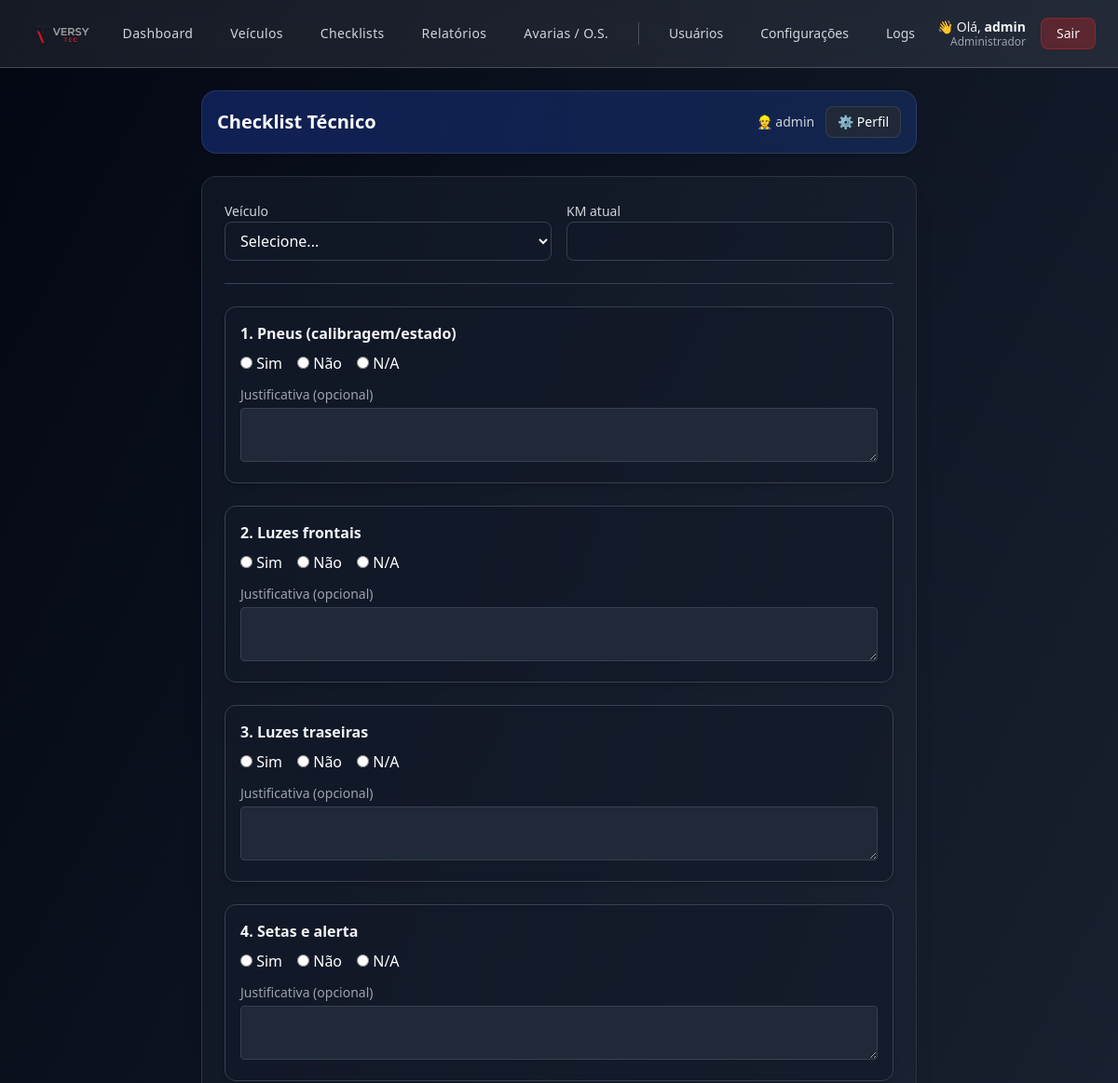
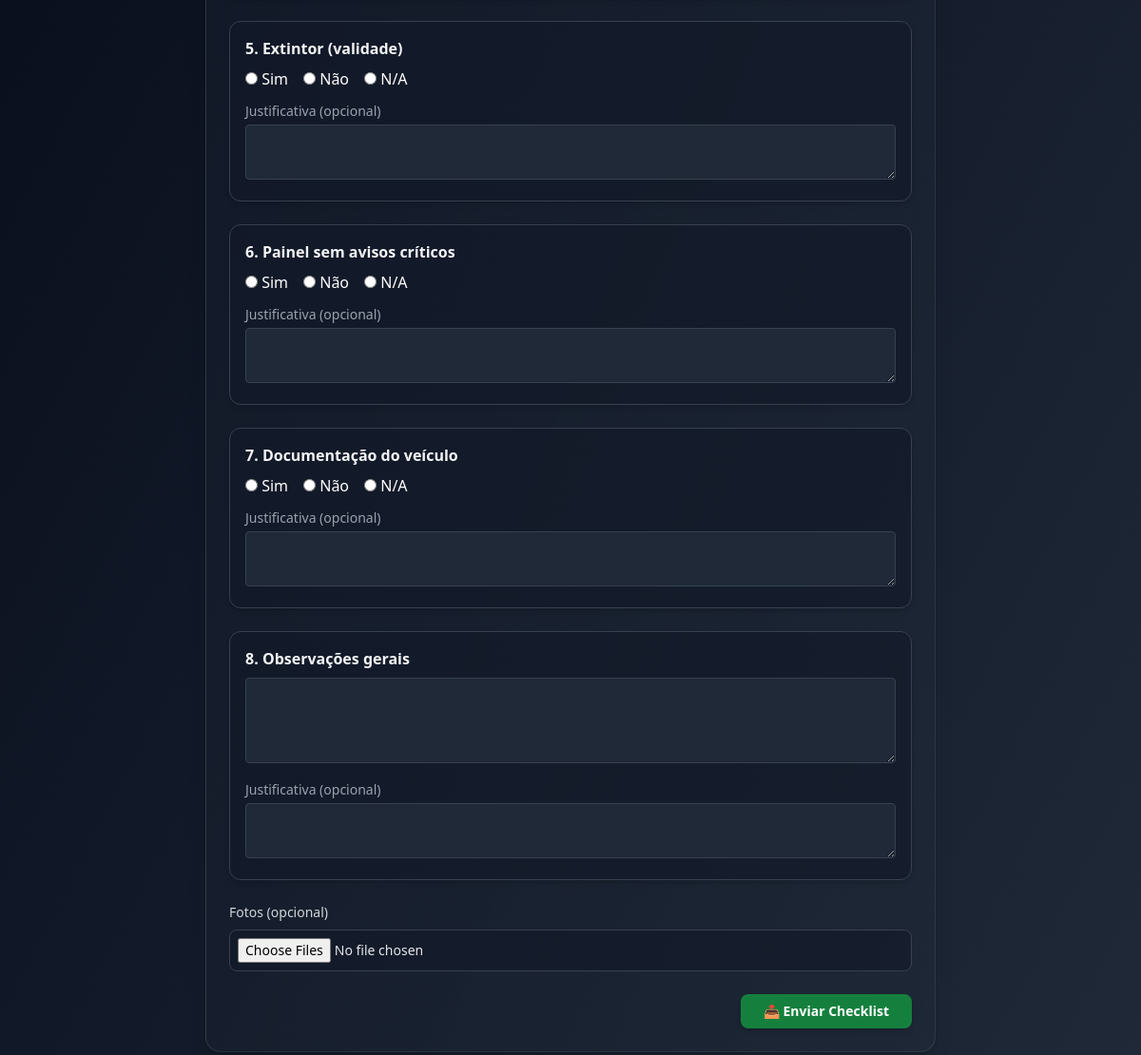
The page /checklist (signed in) on the database its author committed (2 pictures, top to bottom).
### app.py (models this page shows, shortened)
class User(UserMixin, db.Model):
    __tablename__ = "user"
    id = db.Column(db.Integer, primary_key=True)
    username = db.Column(db.String(80), unique=True, nullable=False)
    password_hash = db.Column(db.String(255), nullable=False)
    is_admin_legacy = db.Column("is_admin", db.Boolean, default=False)
    role = db.Column(db.String(20), default=None)
    @property
    def is_admin(self):
        if self.role is None:
            return bool(self.is_admin_legacy)
        return self.role == "admin"
    @property
    def is_supervisor(self):
        return self.role == "supervisor"
    @property
    def is_tech(self):
        if self.role is None and not self.is_admin_legacy:
            return True
        return self.role == "tech"
    @property
    def is_manutencao(self):
        return self.role == "manutencao"

class ChecklistItem(db.Model):
    __tablename__ = "checklist_item"
    id = db.Column(db.Integer, primary_key=True)
    order = db.Column(db.Integer, default=0)
    text = db.Column(db.String(255), nullable=False)
    required = db.Column(db.Boolean, default=True)
    require_justif_no = db.Column(db.Boolean, default=False)
    type = db.Column(db.String(50), default="texto_curto")
    options = db.Column(db.Text)

### app.py (the view, shortened to what this page needs)
@app.route("/checklist", methods=["GET", "POST"])
@login_required
def checklist_mobile():
    vehicles = Vehicle.query.order_by(Vehicle.plate.asc()).all()
    items_qs = ChecklistItem.query.order_by(ChecklistItem.order.asc()).all()
    success = False
    config = SystemConfig.query.first()
    mode = config.mode if config else "start_only"
    return render_template("checklist_mobile.html", vehicles=vehicles, items=items_qs, success=success)

### app.py (called while the page is built)
@login_manager.user_loader
def load_user(uid):
    return User.query.get(int(uid))

@app.context_processor
def inject_role_flags():
    return dict(
        ROLE_ADMIN=(current_user.is_authenticated and current_user.is_admin),
        ROLE_SUPERVISOR=(current_user.is_authenticated and current_user.is_supervisor),
        ROLE_TECH=(current_user.is_authenticated and current_user.is_tech),
        ROLE_MANUTENCAO=(current_user.is_authenticated and current_user.is_manutencao),
    )

### templates/checklist_mobile.html (shortened to what this page needs)
{% extends 'layout.html' %}
{% set page_title = "Checklist Técnico" %}
{% block content %}
<div class="max-w-3xl mx-auto space-y-6">
  <div class="flex items-center justify-between bg-gradient-to-r from-blue-800/40 to-blue-600/20 p-4 rounded-2xl border border-white/10 shadow">
    <h2 class="text-xl font-semibold text-white flex items-center gap-2">
      Checklist Técnico
    </h2>
    <div class="flex items-center gap-3">
      <span class="text-gray-300 text-sm">👷 {{ current_user.username }}</span>
      <a href="{{ url_for('perfil') }}"
         class="bg-gray-800 hover:bg-gray-700 text-white text-sm px-3 py-1.5 rounded-lg border border-white/10 transition">
        ⚙️ Perfil
      </a>
    </div>
  </div>
  <div class="bg-gradient-to-br from-gray-900/80 to-gray-800/70 border border-white/10 rounded-2xl shadow-xl p-6">
    {% if disabled %}
      <div class="text-center text-gray-400 py-10">
        🚫 O checklist está indisponível no momento.
      </div>
    {% else %}
    <form method="post" enctype="multipart/form-data" class="space-y-6">
      <div class="grid md:grid-cols-2 gap-4">
        <div>
          <label class="text-sm text-gray-300">Veículo</label>
          <select name="vehicle_id" required
            class="w-full bg-gray-900/60 border border-gray-700 text-white rounded-lg px-3 py-2">
            <option value="">Selecione...</option>
          </select>
        </div>
        <div>
          <label class="text-sm text-gray-300">KM atual</label>
          <input type="number" name="km" min="0" required
            class="w-full bg-gray-900/60 border border-gray-700 text-white rounded-lg px-3 py-2">
        </div>
      </div>
      <hr class="border-gray-700 my-4">
      {% for q in items %}
      {% set q_index = loop.index %}
      <div class="bg-gray-900/60 border border-gray-700 rounded-xl p-4 shadow-md">
        <label class="block text-gray-100 font-semibold mb-2">{{ q_index }}. {{ q.text }}</label>
        {% if q.type == 'texto_curto' %}
          <input type="text" name="item{{ q_index }}"
            class="w-full bg-gray-800 border border-gray-700 text-white rounded px-3 py-2">
        {% elif q.type == 'paragrafo' %}
          <textarea name="item{{ q_index }}" rows="3"
            class="w-full bg-gray-800 border border-gray-700 text-white rounded px-3 py-2"></textarea>
        {% elif q.type == 'numero' %}
          <input type="number" name="item{{ q_index }}"
            class="w-full bg-gray-800 border border-gray-700 text-white rounded px-3 py-2">
        {% elif q.type == 'data' %}
          <input type="date" name="item{{ q_index }}"
            class="w-full bg-gray-800 border border-gray-700 text-white rounded px-3 py-2">
        {% elif q.type == 'sim_nao_na' %}
          <div class="flex gap-4 text-white">
            <label><input type="radio" name="item{{ q_index }}" value="Sim"> Sim</label>
            <label><input type="radio" name="item{{ q_index }}" value="Não"> Não</label>
            <label><input type="radio" name="item{{ q_index }}" value="N/A"> N/A</label>
          </div>
        {% endif %}
        {% if q.type != 'data' %}
        <div class="mt-3">
          <label class="block text-gray-400 text-sm mb-1">Justificativa (opcional)</label>
          <textarea name="item{{ q_index }}_just"
            class="w-full bg-gray-800 border border-gray-700 text-gray-200 rounded px-3 py-2 text-sm"
            rows="2"></textarea>
        </div>
        {% endif %}
      </div>
      {% endfor %}
      <div>
        <label class="text-gray-300 text-sm mb-2 block">Fotos (opcional)</label>
        <input type="file" name="fotos" multiple accept="image/*"
          class="block w-full text-gray-200 text-sm bg-gray-900/60 border border-gray-700 rounded-lg p-2">
      </div>
      <div class="mt-8 text-right">
        <button class="bg-green-700 hover:bg-green-600 text-white rounded-lg px-6 py-2 text-sm font-semibold shadow-md hover:shadow-green-700/40 transition">
          📤 Enviar Checklist
        </button>
      </div>
    </form>
    {% endif %}
  </div>
</div>
{% endblock %}

### templates/layout.html (shortened to what this page needs)
<!doctype html>
<html lang="pt-BR" class="h-full">
  <head>
    <script src="https://cdn.tailwindcss.com"></script>
  </head>
  <body class="min-h-screen bg-gradient-to-br from-gray-950 via-gray-900 to-gray-800 text-gray-100">
    <header class="glass border-b border-white/20 sticky top-0 z-50">
      <div class="max-w-7xl mx-auto px-6 py-2 flex items-center justify-between">
        <div class="flex items-center gap-3">
          <img src="{{ url_for('static', filename='logo.png') }}"
               class="h-14 w-auto object-contain drop-shadow"
               alt="Logo">
        </div>
        {% if current_user.is_authenticated and (ROLE_ADMIN or ROLE_SUPERVISOR) %}
        <nav class="hidden md:flex items-center gap-2 text-sm font-medium mx-auto">
          {% set menu_items = [
            ('Dashboard', 'dashboard'),
            ('Veículos', 'vehicles'),
            ('Checklists', 'checklists'),
            ('Relatórios', 'reports'),
            ('Avarias / O.S.', 'avarias_registro')
          ] %}
          {% for label, route in menu_items %}
            <a href="{{ url_for(route) }}"
               class="px-4 py-2 rounded-lg text-gray-300 hover:text-white
                      hover:bg-blue-600/20 font-medium tracking-wide">
              {{ label }}
            </a>
          {% endfor %}
          {% if ROLE_ADMIN %}
            <a href="{{ url_for('users') }}"
               class="px-4 py-2 rounded-lg text-gray-300 hover:text-white hover:bg-blue-600/20">
               Usuários
            </a>
            <a href="{{ url_for('config_checklist') }}"
               class="px-4 py-2 rounded-lg text-gray-300 hover:text-white hover:bg-blue-600/20">
               Configurações
            </a>
            <a href="{{ url_for('logs') }}"
               class="px-4 py-2 rounded-lg text-gray-300 hover:text-white hover:bg-yellow-600/20">
               Logs
            </a>
          {% endif %}
        </nav>
        {% endif %}
        <div class="flex items-center gap-4">
          {% if current_user.is_authenticated %}
            <div class="text-right leading-tight">
              <p class="text-sm text-gray-100">
                👋 Olá, <span class="font-semibold">{{ current_user.username }}</span>
              </p>
              <p class="text-xs text-gray-400 -mt-0.5">
                {% if ROLE_ADMIN %}Administrador{% elif ROLE_SUPERVISOR %}Supervisor{% else %}Técnico{% endif %}
              </p>
            </div>
            <a href="{{ url_for('logout') }}"
               class="px-4 py-1.5 rounded-lg text-sm bg-red-600/30 border border-red-600/40
                      hover:bg-red-600/40 hover:text-red-100">
              Sair
            </a>
          {% else %}
            <a href="{{ url_for('login') }}" class="text-sm hover:text-blue-400">
              Login
            </a>
          {% endif %}
        </div>
      </div>
    </header>
    <main class="max-w-7xl mx-auto px-6 py-6">
      {% block content %}{% endblock %}
    </main>
  </body>
</html>

### templates/layout.html (style rules this page uses)
* { transition: 0.15s ease-in-out; }
.glass { background: rgba(255, 255, 255, 0.08); backdrop-filter: blur(12px); }

### rows shown on the page
User: username "admin"
ChecklistItem: q_index "1", text "Pneus (calibragem/estado)"
ChecklistItem: q_index "2", text "Luzes frontais"
ChecklistItem: q_index "3", text "Luzes traseiras"
ChecklistItem: q_index "4", text "Setas e alerta"
ChecklistItem: q_index "5", text "Extintor (validade)"
ChecklistItem: q_index "6", text "Painel sem avisos críticos"
ChecklistItem: q_index "7", text "Documentação do veículo"
ChecklistItem: q_index "8", text "Observações gerais"

### other values the page prints
{{ label }} "Dashboard" "Veículos" "Checklists" "Relatórios" "Avarias / O.S."
